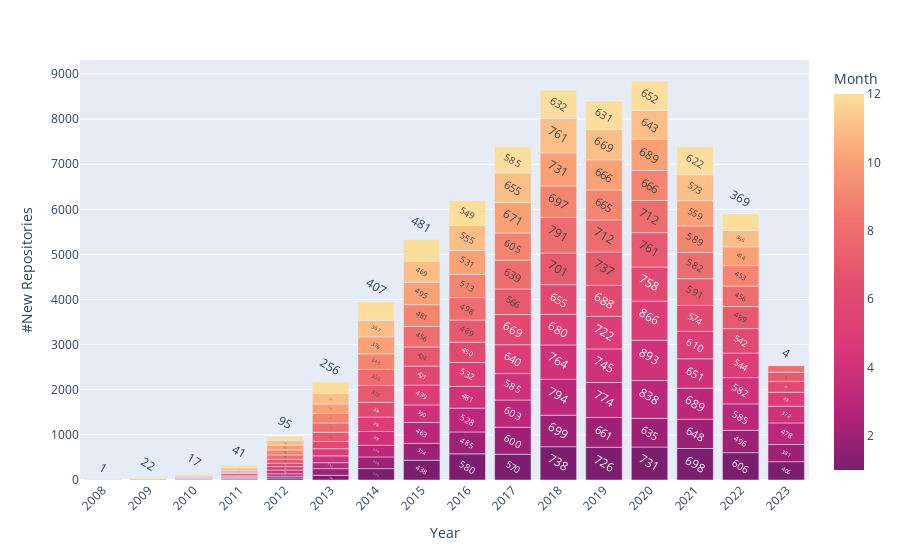

Notebook source saved alongside this figure:
### Code cell
fig = px.bar(df_monthly, x="since", y="new_repos",
             color_continuous_scale=px.colors.sequential.Sunsetdark_r,
             color='month', barmode='stack', text="new_repos",
             labels={
                 "since": "Year",
                 "new_repos": "#New Repositories",
                 "month": "Month",
             },
             height=500)
fig.update_traces(textfont_size=12, textangle=30, cliponaxis=False)
fig.update_layout(xaxis={"dtick":1, "tickangle":-45})


fig.show()

### Figure 1 — Plotly figure (JSON) as saved in the notebook; plotly's stock layout.template omitted (floating-point values rounded to 4 significant figures; data arrays with more than 128 entries replaced by an {"elided": "..."} marker saying what was removed)
{"data": [{"alignmentgroup": "True", "cliponaxis": false, "hovertemplate": "Year=%{x}<br>#New Repositories=%{text}<br>Month=%{marker.color}<extra></extra>", "legendgroup": "", "marker": {"color": {"elided": "172 int values"}, "coloraxis": "coloraxis", "pattern": {"shape": ""}}, "name": "", "offsetgroup": "", "orientation": "v", "showlegend": false, "text": {"elided": "172 int values"}, "textangle": 30, "textfont": {"size": 12}, "textposition": "auto", "type": "bar", "x": {"elided": "172 int values"}, "xaxis": "x", "y": {"elided": "172 int values"}, "yaxis": "y"}], "layout": {"autosize": true, "barmode": "stack", "coloraxis": {"colorbar": {"title": {"text": "Month"}}, "colorscale": [[0, "rgb(124, 29, 111)"], [0.1667, "rgb(185, 37, 122)"], [0.3333, "rgb(220, 57, 119)"], [0.5, "rgb(227, 79, 111)"], [0.6667, "rgb(240, 116, 110)"], [0.8333, "rgb(250, 164, 118)"], [1, "rgb(252, 222, 156)"]]}, "legend": {"tracegroupgap": 0}, "margin": {"t": 60}, "xaxis": {"anchor": "y", "autorange": true, "domain": [0, 1], "dtick": 1, "range": [2008.0, 2024.0], "tickangle": -45, "title": {"text": "Year"}, "type": "linear"}, "yaxis": {"anchor": "x", "autorange": true, "domain": [0, 1], "range": [0, 9309.0], "title": {"text": "#New Repositories"}, "type": "linear"}}}
